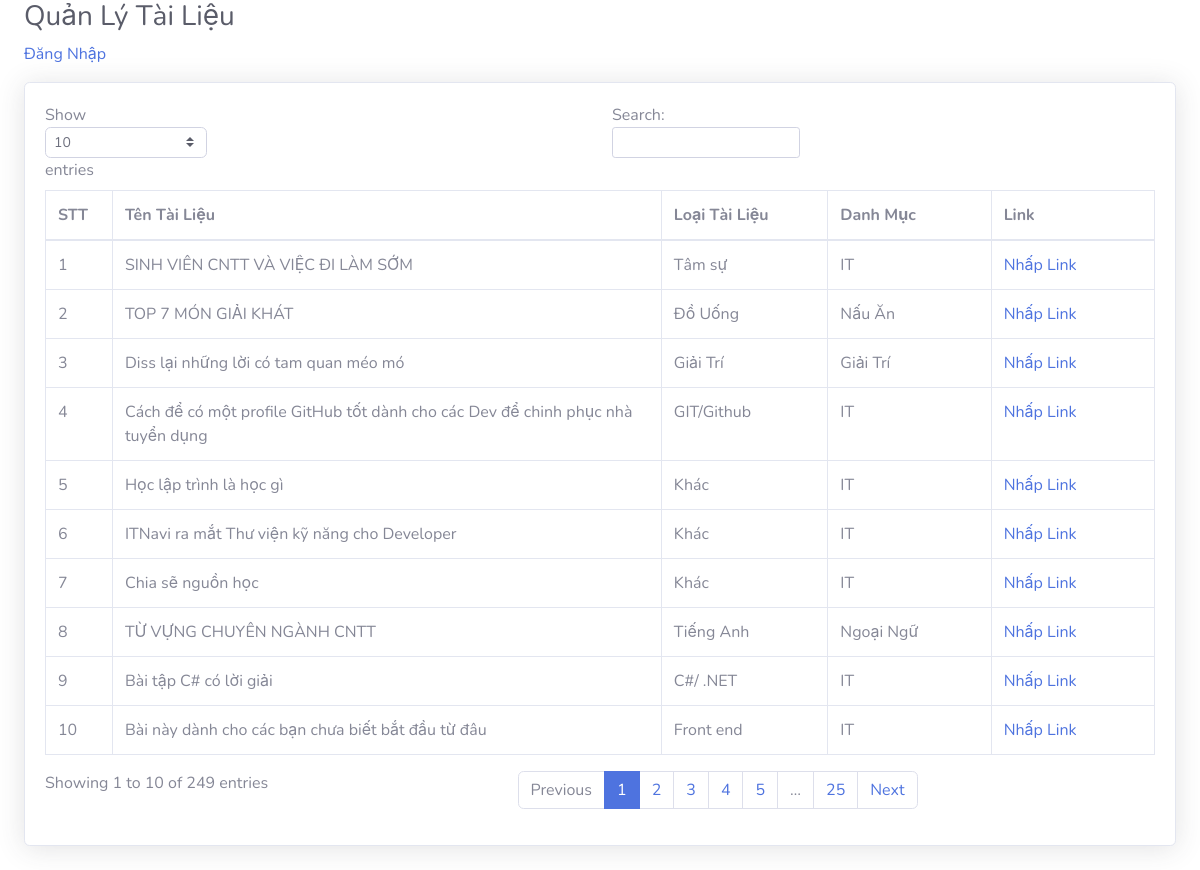
The page / on the database its author committed.
### tables this page shows
CREATE TABLE `tbl_document` (
  `documentId` int(11) NOT NULL,
  `documentName` varchar(100) NOT NULL,
  `typeId` varchar(100) NOT NULL,
  `link` varchar(255) NOT NULL,
  `pageId` int(11) NOT NULL
);

CREATE TABLE `tbl_type` (
  `typeId` int(11) NOT NULL,
  `typeName` varchar(255) NOT NULL,
  `categoryId` int(11) NOT NULL
);

CREATE TABLE `tbl_category` (
  `categoryId` int(11) NOT NULL,
  `categoryName` varchar(255) NOT NULL,
  `visible` tinyint(4) NOT NULL
);

### libs/Controller.php (called while the page is built, shortened)
<?php
class Controller
{
    public function loadModel($name)
    {
        $name = $name.'Model';
        $mName ="Models/$name.php";
    }
}
?>

### libs/Database.php (called while the page is built, shortened)
<?php
class Database
{
    public function connect()
    {
        $this->connect = mysqli_connect(self::HOST, self::USERNAME, self::PASSWORD, self::DB_NAME);
        mysqli_set_charset($this->connect, "utf8");
        if (mysqli_connect_errno()===0) {
            return $this->connect;
        }
    }
}
?>

### libs/View.php (called while the page is built, shortened)
<?php
class View
{
    public function loadView_p($filename)
    {
        include_once "Views/includes/header.php";
        include_once "Views/$filename.php";
    }
}
?>

### Controllers/HomeController.php (called while the page is built, shortened)
<?php
class HomeController extends Controller
{
    protected $documentModel;
    public function __construct()
    {
        $this->documentModel = new DocumentModel;
        $this->view->title = 'Home';
    }
    public function index($id = '')
    {
        $this->view->title = 'Home';
        $this->view->data = $this->documentModel->show();
        $this->view->loadView_p('home/index');
    }
}
?>

### index.php (called while the page is built, shortened)
<?php
$obj = new Bootstrap;
?>

### libs/Model.php (called while the page is built, shortened)
<?php
class Model extends Database
{
    protected $connectDB;
    public function __construct()
    {
        $this->connectDB = $this->connect();
    }
    public function getByQuery($sql)
    {
        $rs = $this->_query($sql);
        $data  = $rs->fetch_all(MYSQLI_ASSOC);
        return $data;
    }
    private function _query($sql)
    {
        return mysqli_query($this->connectDB,$sql);
    }
}
?>

### Models/DocumentModel.php (called while the page is built, shortened)
<?php
class DocumentModel extends Model
{
    public function show()
    {
        $sql = "SELECT d.*,t.typeName,p.pageName,p.pageLink,c.categoryName
        FROM tbl_document as d inner join tbl_type as t on d.typeId=t.typeId
        INNER JOIN tbl_page as p on d.pageId =p.pageId
        INNER JOIN tbl_category as c on t.categoryId = c.categoryId
        order by d.documentId desc";
        return $this->getByQuery($sql);
    }
}
?>

### Views/home/index.php (the view, shortened to what this page needs)
<link href="<?= baseurl ?>/vendor/fontawesome-free/css/all.min.css" rel="stylesheet" type="text/css">
  <link href="<?= baseurl ?>/css/sb-admin-2.min.css" rel="stylesheet">
<br>
<div class="container-fluid">
  <div> <h1 class="h3 mb-2 text-gray-800">Quản Lý Tài Liệu</h1></div>
  <div class="form-group">
  <a href="<?php echo basepath; ?>login">Đăng Nhập
  </a>
  </div>
    <div class="card shadow mb-4">
        <div class="card-body">
            <div class="table-responsive">
                <table class="table table-bordered" id="dataTable" width="100%" cellspacing="0">
                    <thead>
                      <tr>
                        <th width ="5%">STT </th>
                        <th width ="30%">Tên Tài Liệu </th>
                        <th width ="10%">Loại Tài Liệu</th>
                        <th width ="10%">Danh Mục</th>
                        <th width ="10%">Link</th>
                      </tr>
                    </thead>
                    <tbody>
                    <?php $id=0;
                     foreach ($this->data as $row)
                     {
                         $id++;?>
                          <tr>
                              <td> <?php echo $id ?></td>
                              <td> <?php echo $row['documentName']?></td>
                              <td> <?php echo $row['typeName']?></td>
                              <td> <?php echo $row['categoryName']  ?></td>
                              <td><a href="<?php echo $row['link']?>" target="_blank">Nhấp Link</a> </td>
                          </tr>
                    <?php } ?>
                    </tbody>
                </table>
            </div>
        </div>
    </div>
</div>

### libs/Bootstrap.php (shortened to what this page needs)
<?php
class Bootstrap
{
    public function __construct()
    {
        $method ='index';
        $id = '';
        $cont_obj = new $controllerName;
        if(method_exists($cont_obj,$method))
             $cont_obj->{$method}($id);
        else
            $cont_obj->index();
    }
}
?>

### Views/includes/header.php (shortened to what this page needs)
<!DOCTYPE html>
<html lang="en">
<head>
  <link href="<?= baseurl ?>/vendor/fontawesome-free/css/all.min.css" rel="stylesheet" type="text/css">
  <link href="<?= baseurl ?>/css/sb-admin-2.min.css" rel="stylesheet">
</head>
<body id="page-top">
  <div id="wrapper">

### rows shown on the page
tbl_document: documentName "SINH VIÊN CNTT VÀ VIỆC ĐI LÀM SỚM", typeId.typeName "Tâm sự", tbl_category.categoryName "IT"
tbl_document: documentName "TOP 7 MÓN GIẢI KHÁT", typeId.typeName "Đồ Uống", tbl_category.categoryName "Nấu Ăn"
tbl_document: documentName "Diss lại những lời có tam quan méo mó", typeId.typeName "Giải Trí", tbl_category.categoryName "Giải Trí"
tbl_document: documentName "Cách để có một profile GitHub tốt dành cho các Dev để chinh phục nhà tuyển dụng", typeId.typeName "GIT/Github", tbl_category.categoryName "IT"
tbl_document: documentName "Học lập trình là học gì", typeId.typeName "Khác", tbl_category.categoryName "IT"
tbl_document: documentName "ITNavi ra mắt Thư viện kỹ năng cho Developer", typeId.typeName "Khác", tbl_category.categoryName "IT"
tbl_document: documentName "Chia sẽ nguồn học", typeId.typeName "Khác", tbl_category.categoryName "IT"
tbl_document: documentName "TỪ VỰNG CHUYÊN NGÀNH CNTT", typeId.typeName "Tiếng Anh", tbl_category.categoryName "Ngoại Ngữ"
tbl_document: documentName "Bài tập C# có lời giải", typeId.typeName "C#/ .NET", tbl_category.categoryName "IT"
tbl_document: documentName "Bài này dành cho các bạn chưa biết bắt đầu từ đâu", typeId.typeName "Front end", tbl_category.categoryName "IT"
